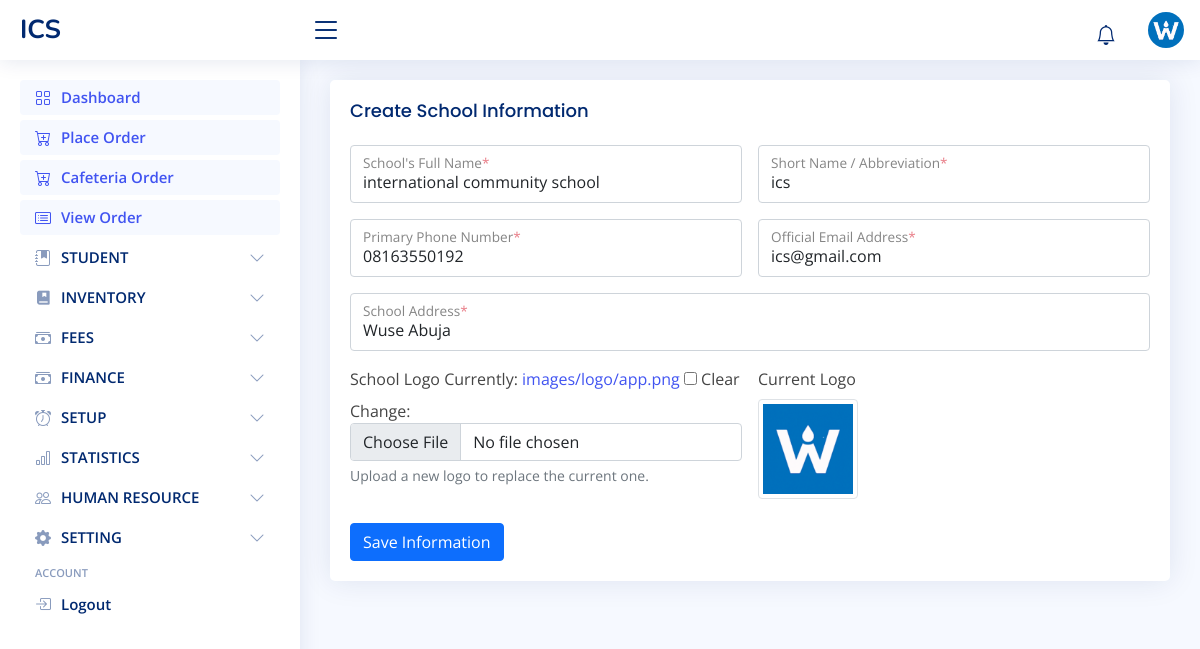
The app's page /school-info/update/1/ (signed in) with its own data.
### admin_site/models.py (models this page shows)
class SchoolInfoModel(models.Model):
    name = models.CharField(max_length=250)
    short_name = models.CharField(max_length=50)
    logo = models.FileField(upload_to='images/logo', blank=True, null=True)
    mobile = models.CharField(max_length=20)
    email = models.EmailField()
    address = models.CharField(max_length=255)
    def __str__(self):
        return self.short_name.upper()

### admin_site/views.py (the view, shortened to what this page needs)
# urls.py: path('school-info/update/<int:pk>/', SchoolInfoUpdateView.as_view(), name='school_info_edit'),
class SchoolInfoUpdateView(LoginRequiredMixin, PermissionRequiredMixin, SuccessMessageMixin, UpdateView):
    model = SchoolInfoModel
    permission_required = 'admin_site.change_schoolinfomodel'
    form_class = SchoolInfoForm
    template_name = 'admin_site/school_info/create.html'
    success_message = 'School Information Updated Successfully'

### admin_site/forms.py
class SchoolInfoForm(forms.ModelForm):
    def __init__(self, *args, **kwargs):
        super().__init__(*args, **kwargs)
        for field in self.fields:
            if field != 'separate_school_section':
                self.fields[field].widget.attrs.update({
                    'class': 'form-control',
                    'autocomplete': 'off'
                })
    class Meta:
        model = SchoolInfoModel
        fields = '__all__'

### admin_site/context_processor.py (called while the page is built)
def school_info(request):
    info = SchoolInfoModel.objects.first()
    return {
        'school_info': info,
    }

### admin_site/templates/admin_site/school_info/create.html (shortened to what this page needs)
{% extends 'admin_site/layout.html' %}
{% block 'main' %}
<div class="col-12">
    <div class="card">
        <div class="card-body">
            <h5 class="card-title">
                {% if mode == 'update' %}
                    Update School Information
                {% else %}
                    Create School Information
                {% endif %}
            </h5>
            <form method="POST" enctype="multipart/form-data">
                <div class="row g-3">
                    <div class="col-md-6">
                        <div class="form-floating">
                            {{ form.name }}
                            <label for="id_name">School's Full Name<span class="text-danger">*</span></label>
                        </div>
                    </div>
                    <div class="col-md-6">
                        <div class="form-floating">
                            {{ form.short_name }}
                            <label for="id_short_name">Short Name / Abbreviation<span class="text-danger">*</span></label>
                        </div>
                    </div>
                    <div class="col-md-6">
                        <div class="form-floating">
                            {{ form.mobile }}
                            <label for="id_mobile">Primary Phone Number<span class="text-danger">*</span></label>
                        </div>
                    </div>
                    <div class="col-md-6">
                        <div class="form-floating">
                            {{ form.email }}
                            <label for="id_email">Official Email Address<span class="text-danger">*</span></label>
                        </div>
                    </div>
                    <div class="col-12">
                        <div class="form-floating">
                            {{ form.address }}
                            <label for="id_address">School Address<span class="text-danger">*</span></label>
                        </div>
                    </div>
                    <div class="col-md-6">
                        <label for="id_logo" class="form-label">School Logo</label>
                        {{ form.logo }}
                        <div class="form-text">Upload a new logo to replace the current one.</div>
                    </div>
                    {% if school_info.logo %}
                        <div class="col-md-6">
                            <label class="form-label">Current Logo</label><br>
                            <img src="{{ school_info.logo.url }}" alt="Current School Logo" class="img-thumbnail" style="max-height: 100px;">
                        </div>
                    {% endif %}
                </div>
                <div class="text-start mt-4">
                    <button type="submit" class="btn btn-primary">
                        {% if mode == 'update' %}
                            Save Changes
                        {% else %}
                            Save Information
                        {% endif %}
                    </button>
                </div>
            </form>
        </div>
    </div>
</div>
{% endblock %}

### admin_site/templates/admin_site/layout.html (shortened to what this page needs)
<!DOCTYPE html>
{% load static %}
<html lang="en">
<head>
    <link href="{% static 'admin_site/vendor/bootstrap/css/bootstrap.min.css' %}" rel="stylesheet">
    <link href="{% static 'admin_site/vendor/bootstrap-icons/bootstrap-icons.css' %}" rel="stylesheet">
    <link href="{% static 'admin_site/vendor/boxicons/css/boxicons.min.css' %}" rel="stylesheet">
    <link href="{% static 'admin_site/vendor/quill/quill.snow.css' %}" rel="stylesheet">
    <link href="{% static 'admin_site/vendor/quill/quill.bubble.css' %}" rel="stylesheet">
    <link href="{% static 'admin_site/vendor/remixicon/remixicon.css' %}" rel="stylesheet">
    <link href="{% static 'admin_site/vendor/simple-datatables/style.css' %}" rel="stylesheet">
    <link href="{% static 'admin_site/styles/style.css' %}" rel="stylesheet">
</head>
<body>
<header class="header non-printable fixed-top d-flex align-items-center" id="header">
    <div class="d-flex align-items-center justify-content-between">
        <a class="logo d-flex align-items-center" href="% url 'admin_dashboard' %}">
            <span class="d-none d-lg-block">{{ school_info|upper }}</span>
        </a>
        <i class="bi bi-list toggle-sidebar-btn"></i>
    </div>
    <nav class="header-nav ms-auto">
        <ul class="d-flex align-items-center">
            <li class="nav-item dropdown">
          <a class="nav-link nav-icon" href="#" data-bs-toggle="dropdown">
            <i class="bi bi-bell"></i>
          </a>
        </li>
            <li class="nav-item dropdown pe-3">
                <a class="nav-link nav-profile d-flex align-items-center pe-0" data-bs-toggle="dropdown" href="#">
                    {% if user.is_superuser %}
                    <img alt="Profile" class="rounded-circle" src="{{ school_info.logo.url }}">
                    {% else %}
                    {% if user.profile.staff.image %}
                    <img alt="Profile" class="rounded-circle" src="{{user.profile.staff.image.url}}">
                    {% else %}
                    <img alt="Profile" class="rounded-circle" src="{% static 'admin_site/images/default_image.jpg' %}">
                    {% endif %}
                    {% endif %}
                </a>
            </li>
        </ul>
    </nav>
</header>
<aside class="sidebar non-printable" id="sidebar" style="">
    <ul class="sidebar-nav" id="sidebar-nav">
        <li class="nav-item">
            <a class="nav-link" href="{% url 'admin_dashboard' %}">
                <i class="bi bi-grid"></i>
                <span>Dashboard</span>
            </a>
        </li>
        {% if 'inventory.add_salemodel' in perms  %}
        <li class="nav-item">
            <a class="nav-link" href="{% url 'place_order' %}">
                <i class="bi bi-cart-plus"></i>
                <span>Place Order</span>
            </a>
        </li>
        {% endif %}
        {% if 'inventory.add_salemodel' in perms  %}
        <li class="nav-item">
            <a class="nav-link" href="{% url 'cafeteria_collection_live' %}">
                <i class="bi bi-cart-plus"></i>
                <span>Cafeteria Order</span>
            </a>
        </li>
        {% endif %}
        {% if 'inventory.view_salemodel' in perms  %}
        <li class="nav-item">
            <a class="nav-link" href="{% url 'view_orders' %}">
                <i class="bi bi-card-list"></i>
                <span>View Order</span>
            </a>
        </li>
        {% endif %}
        {% if 'student.add_studentmodel' in perms or 'student.view_studentmodel' in perms  %}
        <li class="nav-item">
            <a class="nav-link collapsed" data-bs-target="#stud" data-bs-toggle="collapse" href="#">
                <i class="bi bi-journal-bookmark-fill"></i><span>STUDENT</span><i
                    class="bi bi-chevron-down ms-auto"></i>
            </a>
        </li>
        {% endif %}
        {% if 'inventory.add_stockinmodel' in perms or 'inventory.view_productmodel' in perms  %}
        <li class="nav-item">
            <a class="nav-link collapsed" data-bs-target="#acad" data-bs-toggle="collapse" href="#">
                <i class="ri-book-mark-fill"></i><span>INVENTORY</span><i class="bi bi-chevron-down ms-auto"></i>
            </a>
        </li>
        {% endif %}
         {% if 'student.add_studentfundingmodel' in perms or 'student.view_studentfundingmodel' in perms or 'student.change_studentfundingmodel' in perms  %}
        <li class="nav-item">
            <a class="nav-link collapsed" data-bs-target="#fees" data-bs-toggle="collapse" href="#">
                <i class="bi bi-cash-stack"></i><span>FEES</span><i class="bi bi-chevron-down ms-auto"></i>
            </a>
        </li>
        {% endif %}
         {% if 'student.add_studentfundingmodel' in perms or 'student.view_studentfundingmodel' in perms or 'student.change_studentfundingmodel' in perms  %}
        <li class="nav-item">
            <a class="nav-link collapsed" data-bs-target="#fee" data-bs-toggle="collapse" href="#">
                <i class="bi bi-cash-stack"></i><span>FINANCE</span><i class="bi bi-chevron-down ms-auto"></i>
            </a>
        </li>
        {% endif %}
        {% if 'admin_site.add_classesmodel' in perms  %}
        <li class="nav-item">
            <a class="nav-link collapsed" data-bs-target="#sb_att" data-bs-toggle="collapse" href="#">
                <i class="bi bi-alarm"></i><span>SETUP</span><i class="bi bi-chevron-down ms-auto"></i>
            </a>
        </li>
        {% endif %}
        {% if 'inventory.change_salemodel' in perms  %}
        <li class="nav-item">
            <a class="nav-link collapsed" data-bs-target="#result" data-bs-toggle="collapse" href="#">
                <i class="bi bi-bar-chart"></i><span>STATISTICS</span><i class="bi bi-chevron-down ms-auto"></i>
            </a>
        </li>
        {% endif %}
        {% if 'human_resource.add_staffmodel' in perms or 'human_resource.view_staffmodel' in perms or 'auth.add_group' in perms %}
        <li class="nav-item">
            <a class="nav-link collapsed" data-bs-target="#hr" data-bs-toggle="collapse" href="#">
                <i class="bi bi-people"></i><span>HUMAN RESOURCE</span><i class="bi bi-chevron-down ms-auto"></i>
            </a>
        </li>
        {% endif %}
        {% if 'admin_site.change_schoolinfomodel' in perms or 'admin_site.change_schoolsettingmodel' in perms  %}
        <li class="nav-item">
            <a class="nav-link collapsed" data-bs-target="#tables-nav" data-bs-toggle="collapse" href="#">
                <i class="bi bi-gear-fill"></i><span>SETTING</span><i class="bi bi-chevron-down ms-auto"></i>
            </a>
        </li>
        {% endif %}
        <li class="nav-heading">Account</li>
        <li class="nav-item">
            <a class="nav-link collapsed" href="% url 'logout' %}">
                <i class="bi bi-box-arrow-in-right"></i>
                <span>Logout</span>
            </a>
        </li>
    </ul>
</aside>
<main class="main" id="main">
    <section class="section dashboard">
        {% block 'main' %} {% endblock %}
    </section>
</main>
</body>
</html>

### admin_site/static/admin_site/styles/style.css (style rules this page uses)
:root { scroll-behavior: smooth; }
body { font-family: "Open Sans", sans-serif; background: #f6f9ff; color: #444444; }
a { color: #4154f1; text-decoration: none; }
h1, h2, h3, h4, h5, h6 { font-family: "Nunito", sans-serif; }
#main { margin-top: 60px; padding: 20px 30px; transition: all 0.3s; }
.card { margin-bottom: 30px; border: none; border-radius: 5px; box-shadow: 0px 0 30px rgba(1, 41, 112, 0.1); }
.card-title { padding: 20px 0 15px 0; font-size: 18px; font-weight: 500; color: #012970; font-family: "Poppins", sans-serif; }
.card-body { padding: 0 20px 20px 20px; }
.logo { line-height: 1; }
@media (min-width: 1200px) { .logo { width: 280px; } }
.logo span { font-size: 26px; font-weight: 700; color: #012970; font-family: "Nunito", sans-serif; }
.header { transition: all 0.5s; z-index: 997; height: 60px; box-shadow: 0px 2px 20px rgba(1, 41, 112, 0.1); background-color: #fff; padding-left: 20px; }
.header .toggle-sidebar-btn { font-size: 32px; padding-left: 10px; cursor: pointer; color: #012970; }
.header-nav ul { list-style: none; }
.header-nav > ul { margin: 0; padding: 0; }
.header-nav .nav-icon { font-size: 20px; color: #012970; }
.header-nav .nav-profile { color: #012970; }
.header-nav .nav-profile img { max-height: 36px; }
.sidebar { position: fixed; top: 60px; left: 0; bottom: 0; width: 300px; z-index: 996; transition: all 0.3s; padding: 20px; overflow-y: auto; scrollbar-width: thin; scrollbar-color: #aab7cf transparent; box-shadow: 0px 0px 20px rgba(1, 41, 112, 0.1); background-color: #fff; }
@media (min-width: 1200px) { #main, #footer { margin-left: 300px; } }
.sidebar-nav { padding: 0; margin: 0; list-style: none; }
.sidebar-nav li { padding: 0; margin: 0; list-style: none; }
.sidebar-nav .nav-item { margin-bottom: 5px; }
.sidebar-nav .nav-heading { font-size: 11px; text-transform: uppercase; color: #899bbd; font-weight: 600; margin: 10px 0 5px 15px; }
.sidebar-nav .nav-link { display: flex; align-items: center; font-size: 15px; font-weight: 600; color: #4154f1; transition: 0.3; background: #f6f9ff; padding: 10px 15px; border-radius: 4px; }
.sidebar-nav .nav-link i { font-size: 16px; margin-right: 10px; color: #4154f1; }
.sidebar-nav .nav-link.collapsed { color: #012970; background: #fff; }
.sidebar-nav .nav-link.collapsed i { color: #899bbd; }
.sidebar-nav .nav-link .bi-chevron-down { margin-right: 0; transition: transform 0.2s ease-in-out; }

### admin_site/templates/admin_site/layout.html (style rules this page uses)
.nav-link { height:35px }

### records on screen
SchoolInfoModel: short_name "ICS", logo (picture), name "international community school", short_name "ics", mobile "08163550192", email "ics@gmail.com", address "Wuse Abuja"
